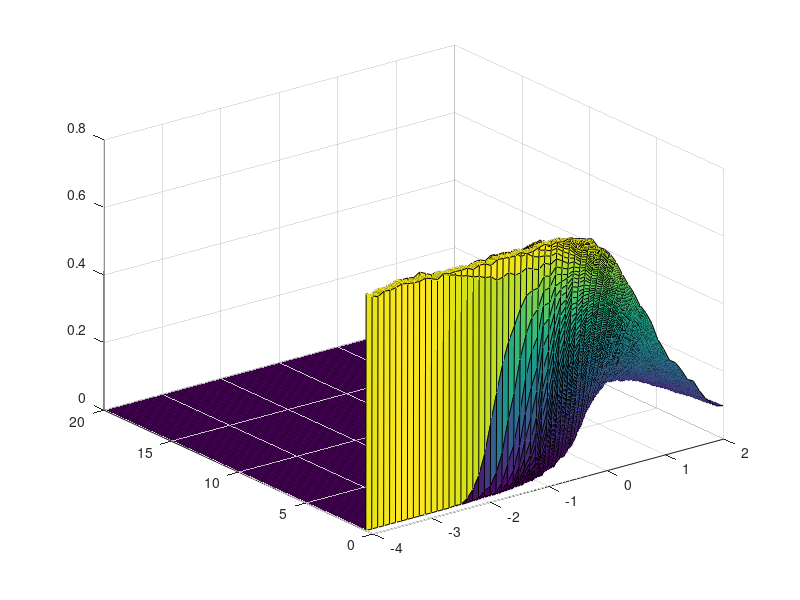

The MATLAB script that drew this image: (Note: this script raises an error after producing the figure.)
clc;clear;close all hidden;
% load('large_maximum_data_results_n20_3.mat');
% load('large_maximum_data_results_n15_n10_3.mat');
% load('large_maximum_data_results_n40.mat');
load('large_new_maximum_data_results_n40_n20_n10.mat');

addpath(genpath('../../GL_classes/'));
gammas = logspace(-4,2,60);
thresholds = 0:.0025:2;
%%
figure;
[X_axis,Y_axis] = meshgrid(log10(gammas),thresholds(4:end)*signal_params.N);
s = surf(X_axis,Y_axis,F_ER_20(:,4:end,10)');
s.EdgeColor = "none";
xlabel("log$$_{10}(\gamma)$$",'Interpreter','latex','FontSize',14)
ylabel("$$\tilde{\delta}$$",'Interpreter','latex','FontSize',14)
zlabel("F-score",'Interpreter','latex','FontSize',14)
view(2)
%%
figure;hold on;
fig.fig = gcf;
%%
max_gammas = zeros(size(S_ER_20));
for i = 1:length(S_ER_20)
    [~, ind] = max(F_ER_20(:,4:end,i),[],"all");
    [row, col] = ind2sub(size(F_ER_20(:,:,i)),ind);
    max_gammas(i) = log10(gammas(row));
end
% fig.p1 = scatter(S_ER_20,(max_gammas),'filled','SizeData',100)
%%
max_gammas2 = zeros(size(S_ER_40));
for i = 1:length(S_ER_40)
    [~, ind] = max(F_ER_40(:,4:end,i),[],"all");
    [row, col] = ind2sub(size(F_ER_40(:,:,i)),ind);
    max_gammas2(i) = log10(gammas(row));
end
% plot(S_ER_40,(max_gammas2))
%%
max_gammas2 = zeros(size(S_ER_10));
for i = 1:length(S_ER_10)
    [~, ind] = max(F_ER_10(:,4:end,i),[],"all");
    [row, col] = ind2sub(size(F_ER_10(:,:,i)),ind);
    max_gammas2(i) = log10(gammas(row));
end
%%
fig.p2 = scatter([S_ER_10;S_ER_20],[max_gammas2;max_gammas],'filled','SizeData',100,'MarkerFaceColor','red')
%%
S = [S_ER_20;S_ER_10];
g = [max_gammas;max_gammas2];
%%
% a = -67.8256;
% b = 0.0413;
% c = 69.3318;
% plot(S_ER_20,c+a*exp(b.*S_ER_20.^2))

a = -0.2724;
b = 2.6540;
plot(S_ER_20,a*exp(b.*S_ER_20),'LineWidth',3,'color','blue');
%%
legend('20','40','10','alg');
legend('Empirical Data','Eq. 3.28','Interpreter','latex');
ylabel('Optimal log$_{10}(\gamma)$','Interpreter','latex')
xlabel('Graph Density, $\rho$','Interpreter','latex')
STANDARDIZE_FIGURE(fig)
grid on